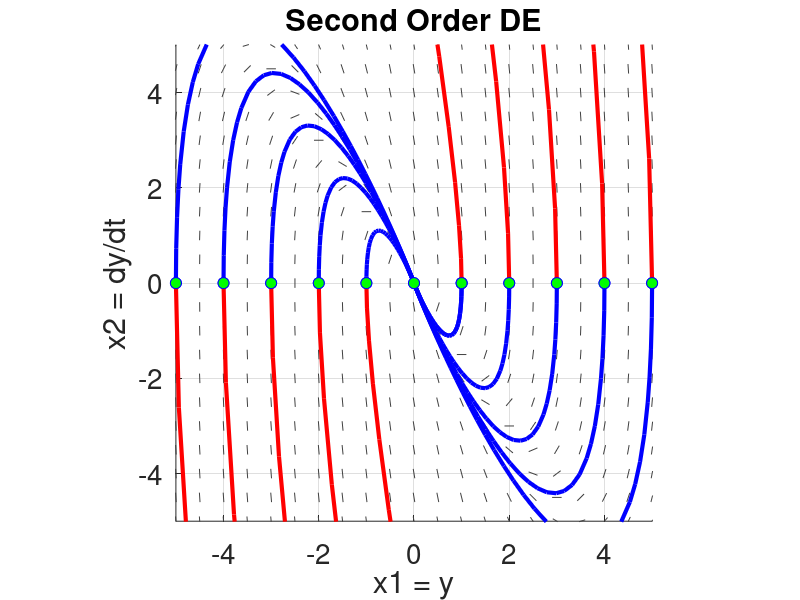

This chart was generated by the following MATLAB code: (Note: this script raises an error after producing the figure.)
%% Questions 3 thru 5

close all; clear all; clc
a=1; b=6; c=9
F = @(t, x) [x(2); -(c/a) .* x(1) - (b/a) .* x(2)] 
x1min = -5; x1max= 5; x2min = -5; x2max =5;
figure % Pop up a new figure
axis([x1min x1max x2min x2max ])
axis square
grid on; hold on
set(gca, 'FontSize',20)
title('Second Order DE')
xlabel('x1 = y'); ylabel('x2 = dy/dt')
radius = 0.1 % Control the size of the tick marks
spacing_horizontal = 0.5; % Control their horizontal spacing.
spacing_vertical = 0.5; % Control their vertical spacing.
my_color = [0.25, 0.25, 0.25]; % Control their color.
optional_dots = 0; % Control whether a dot is placed. Use 0 or 1
time = 0
for x1p =x1min: spacing_horizontal: x1max
 for x2p = x2min: spacing_vertical: x2max
 x=[x1p;x2p]; % Update the state vector x.
 dx = F(time,x) % Find dx/dt
 % Add a line here to replace dx by a unit vector.
 mag=(sqrt((dx(1))^2+(dx(2)^2)))
 dx(1)=dx(1)/mag
 dx(2)=dx(2)/mag
 dx1 = dx(1) *radius; dx2 = dx(2)*radius; % Scale tick marks.
 % Plot the tick marks!
 plot([x1p - dx1 , x1p + dx1 ], [x2p - dx2 , x2p + dx2] , 'Color', my_color);

 if optional_dots
 plot( x1p, x2p, 'cyano', 'MarkerSize', 4, 'MarkerFaceColor', 'blue')
 end
 end
 pause(0.1)
end

%plots one solution
tStart = 0; tEnd = 10;
both_directions = 1; % Change to 0 to draw in the forward direction only.
show_initial_point = 1; % Change to 0 to suppress drawing the initial points.
x0 = [1;0];
[~, x_out] = ode45(F, [tStart, tEnd], x0);
plot(x_out(:,1), x_out(:,2), 'blue', 'LineWidth', 3)
% Show initial point using a green dot.
if show_initial_point
 plot(x0(1), x0(2), 'bo', 'MarkerSize', 8, 'MarkerFaceColor', 'green')
end

for n = -5:5
x0 = [n; 0]
% Block of code here
[~, x_out] = ode45(F, [tStart, tEnd], x0);
plot(x_out(:,1), x_out(:,2), 'blue', 'LineWidth', 3)
% Show initial point using a green dot.
if show_initial_point
 plot(x0(1), x0(2), 'bo', 'MarkerSize', 8, 'MarkerFaceColor', 'green')
end
end

for n = -5:5
x0 = [n; 0]
% Block of code here
[~, x_out] = ode45(F, tStart: -0.05: -tEnd, x0); % Backwards!!!
plot(x_out(:,1), x_out(:,2), 'red', 'LineWidth', 3)
% Show initial point using a green dot.
if show_initial_point
 plot(x0(1), x0(2), 'bo', 'MarkerSize', 8, 'MarkerFaceColor', 'green')
end
end


%% Question 7 (dead wrong.. doesn't work..)
clear, clc
syms y(t) n
Dy = diff(y, t); D2y = diff(y,t,t);

a = 1; b = 6; c = 9;
DE = a*D2y + b * Dy + c * y == 0
 
dsolve(DE, y(0)==[n;0])